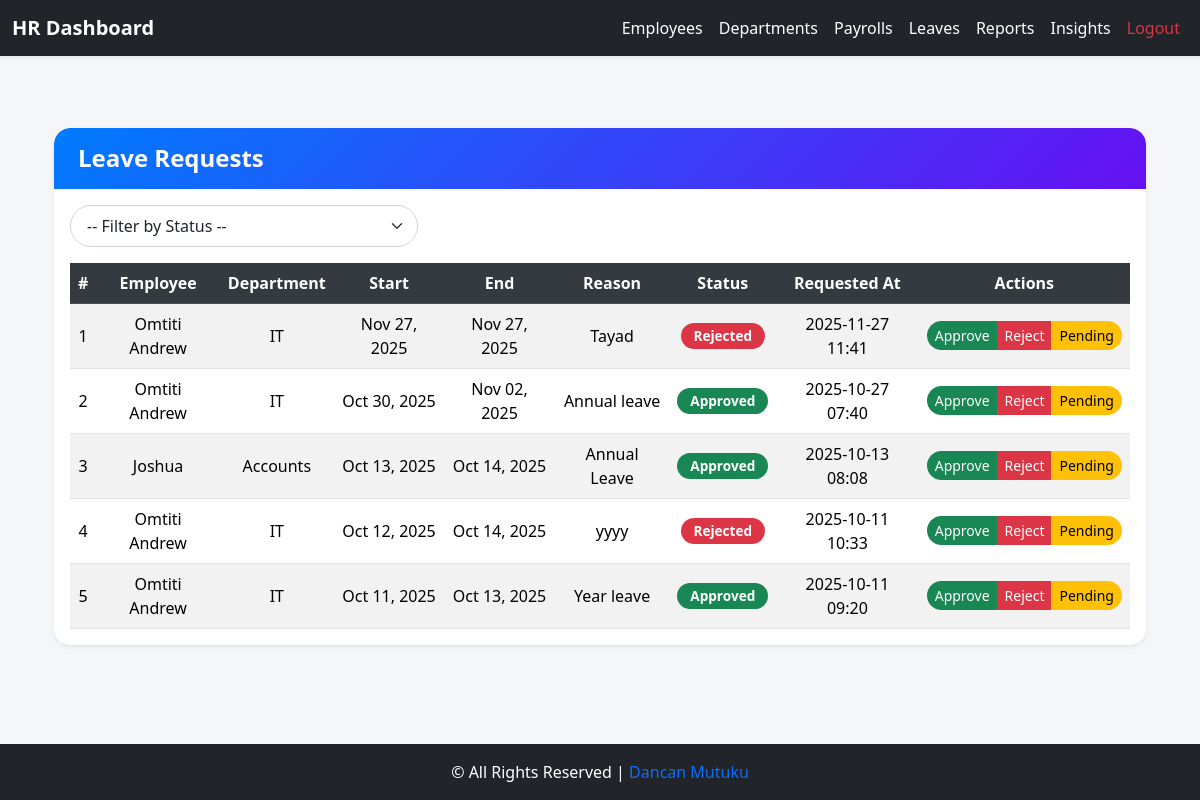
The app's page /employee/hr/leaves/ (signed in), older data.
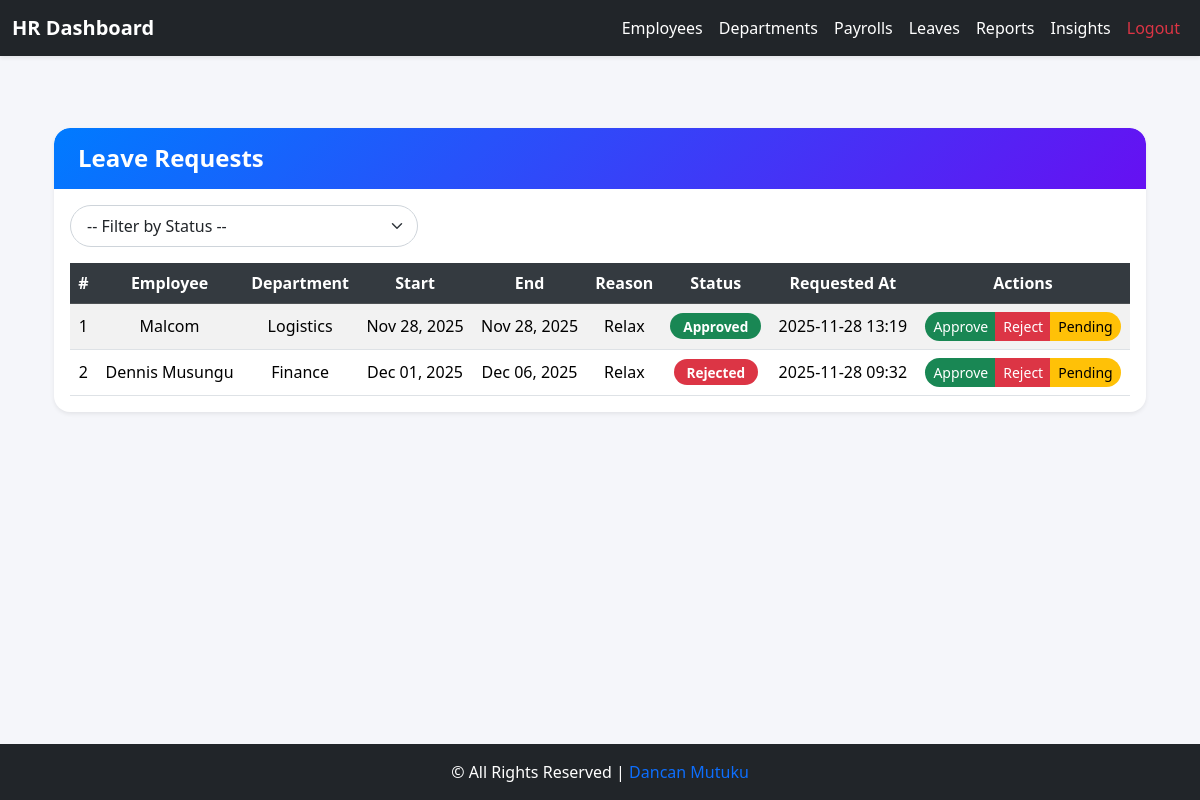
The same page, newer data.
### core/models.py (models this page shows, shortened)
class LeaveRequest(models.Model):
    LEAVE_TYPE_CHOICES = [
        ("Annual", "Annual Leave"),
        ("Sick", "Sick Leave"),
        ("Maternity", "Maternity Leave"),
        ("Paternity", "Paternity Leave"),
    ]
    employee = models.ForeignKey(Employee, on_delete=models.CASCADE, related_name='leaves')
    leave_type = models.CharField(max_length=50, choices=LEAVE_TYPE_CHOICES)
    start_date = models.DateField()
    end_date = models.DateField()
    reason = models.TextField(blank=True)
    status = models.CharField(max_length=1, choices=LEAVE_STATUS, default='P')
    requested_at = models.DateTimeField(auto_now_add=True)
    processed_by = models.ForeignKey(User, null=True, blank=True, on_delete=models.SET_NULL, related_name='+')
    processed_at = models.DateTimeField(null=True, blank=True)

class Employee(models.Model):
    GENDER_CHOICES = (
        ("M", "Male"),
        ("F", "Female"),
    )
    user = models.OneToOneField(User, on_delete=models.CASCADE, related_name='employee_profile')
    employee_id = models.CharField(max_length=20, unique=True, blank=True, null=True)
    contact = models.CharField(max_length=20, blank=True)
    dob = models.DateField(null=True, blank=True)
    gender = models.CharField(max_length=1, choices=GENDER_CHOICES, blank=True)
    address = models.TextField(blank=True)
    job_title = models.CharField(max_length=100, blank=True)
    department = models.ForeignKey('Department', on_delete=models.SET_NULL, null=True, blank=True)
    hire_date = models.DateField(null=True, blank=True)
    is_active_employee = models.BooleanField(default=True)
    salary = models.DecimalField(
        max_digits=10, decimal_places=2, default=0, validators=[MinValueValidator(0)]
    )
    profile_picture = models.ImageField(upload_to="profiles/", blank=True, null=True)
    emergency_contact_name = models.CharField(max_length=100, blank=True, null=True)
    emergency_contact_phone = models.CharField(max_length=20, blank=True, null=True)
    annual_leave_balance = models.PositiveIntegerField(default=20)
    sick_leave_balance = models.PositiveIntegerField(default=10)
    contract_start = models.DateField(null=True, blank=True)
    contract_end = models.DateField(null=True, blank=True)

class Department(models.Model):
    name = models.CharField(max_length=100)
    description = models.TextField(blank=True)

### core/views.py (the view)
# urls.py: path("hr/leaves/", views.hr_leave_list, name="hr_leave_list"),
@login_required
@group_required('HR')
def hr_leave_list(request):
    status = request.GET.get("status")
    leaves = LeaveRequest.objects.select_related("employee", "employee__department").all().order_by("-requested_at")
    if status in ["P", "A", "R"]:
        leaves = leaves.filter(status=status)
    return render(request, "core/hr_leave_list.html", {"leaves": leaves})

### core/views.py (called while the page is built)
def group_required(group_name):
    def check(user):
        return user.is_superuser or user.groups.filter(name=group_name).exists()
    return user_passes_test(check)

### core/templates/core/hr_leave_list.html (shortened to what the changed rows need)
{% extends "base_hr.html" %}
{% load static %}
{% block content %}
<div class="container my-5">
    <div class="card leave-card shadow-sm">
        <div class="card-body">
            <div class="table-responsive">
                <table class="table table-modern table-striped table-hover align-middle mb-0">
                    <thead class="table-dark">
                        <tr>
                            <th>#</th>
                            <th>Employee</th>
                            <th>Department</th>
                            <th>Start</th>
                            <th>End</th>
                            <th>Reason</th>
                            <th>Status</th>
                            <th>Requested At</th>
                            <th>Actions</th>
                        </tr>
                    </thead>
                    <tbody>
                        {% if leaves %}
                            {% for leave in leaves %}
                            <tr>
                                <td>{{ forloop.counter }}</td>
                                <td>{{ leave.employee.user.get_full_name|default:leave.employee.user.username }}</td>
                                <td>{{ leave.employee.department.name }}</td>
                                <td>{{ leave.start_date|date:"M d, Y" }}</td>
                                <td>{{ leave.end_date|date:"M d, Y" }}</td>
                                <td>{{ leave.reason|default:"—" }}</td>
                                <td>
                                    {% if leave.status == "P" %}
                                        <span class="badge bg-warning text-dark">Pending</span>
                                    {% elif leave.status == "A" %}
                                        <span class="badge bg-success">Approved</span>
                                    {% elif leave.status == "R" %}
                                        <span class="badge bg-danger">Rejected</span>
                                    {% endif %}
                                </td>
                                <td>{{ leave.requested_at|date:"Y-m-d H:i" }}</td>
                                <td>
                                    <div class="btn-group btn-group-sm" role="group">
                                        <a href="{% url 'leave_process' leave.pk 'approve' %}"
                                           class="btn btn-success"
                                           onclick="return confirm('Approve this leave request?')">
                                           Approve
                                        </a>
                                        <a href="{% url 'leave_process' leave.pk 'reject' %}"
                                           class="btn btn-danger"
                                           onclick="return confirm('Reject this leave request?')">
                                           Reject
                                        </a>
                                        <a href="{% url 'leave_process' leave.pk 'pending' %}"
                                           class="btn btn-warning"
                                           onclick="return confirm('Mark this leave request as Pending?')">
                                           Pending
                                        </a>
                                    </div>
                                </td>
                            </tr>
                            {% endfor %}
                        {% else %}
                            <tr>
                                <td colspan="9" class="text-center text-muted py-3">
                                    No leave requests found.
                                </td>
                            </tr>
                        {% endif %}
                    </tbody>
                </table>
            </div>
        </div>
    </div>
</div>
{% endblock %}

Row changes from the older to the newer data that the page shows:
removed LeaveRequest: employee.user.get_full_name "Omtiti Andrew", employee.department.name "IT", start_date "Nov 27, 2025", end_date "Nov 27, 2025", reason "Tayad", status "Rejected", requested_at "2025-11-27 11:41"
removed LeaveRequest: employee.user.get_full_name "Omtiti Andrew", employee.department.name "IT", start_date "Oct 30, 2025", end_date "Nov 02, 2025", reason "Annual leave", status "Approved", requested_at "2025-10-27 07:40"
removed LeaveRequest: employee.user.get_full_name "Joshua", employee.department.name "Accounts", start_date "Oct 13, 2025", end_date "Oct 14, 2025", reason "Annual Leave", status "Approved", requested_at "2025-10-13 08:08"
removed LeaveRequest: employee.user.get_full_name "Omtiti Andrew", employee.department.name "IT", start_date "Oct 12, 2025", end_date "Oct 14, 2025", reason "yyyy", status "Rejected", requested_at "2025-10-11 10:33"
removed LeaveRequest: employee.user.get_full_name "Omtiti Andrew", employee.department.name "IT", start_date "Oct 11, 2025", end_date "Oct 13, 2025", reason "Year leave", status "Approved", requested_at "2025-10-11 09:20"
added LeaveRequest: employee.user.get_full_name "Malcom", employee.department.name "Logistics", start_date "Nov 28, 2025", end_date "Nov 28, 2025", reason "Relax", status "Approved", requested_at "2025-11-28 13:19"
added LeaveRequest: employee.user.get_full_name "Dennis Musungu", employee.department.name "Finance", start_date "Dec 01, 2025", end_date "Dec 06, 2025", reason "Relax", status "Rejected", requested_at "2025-11-28 09:32"
